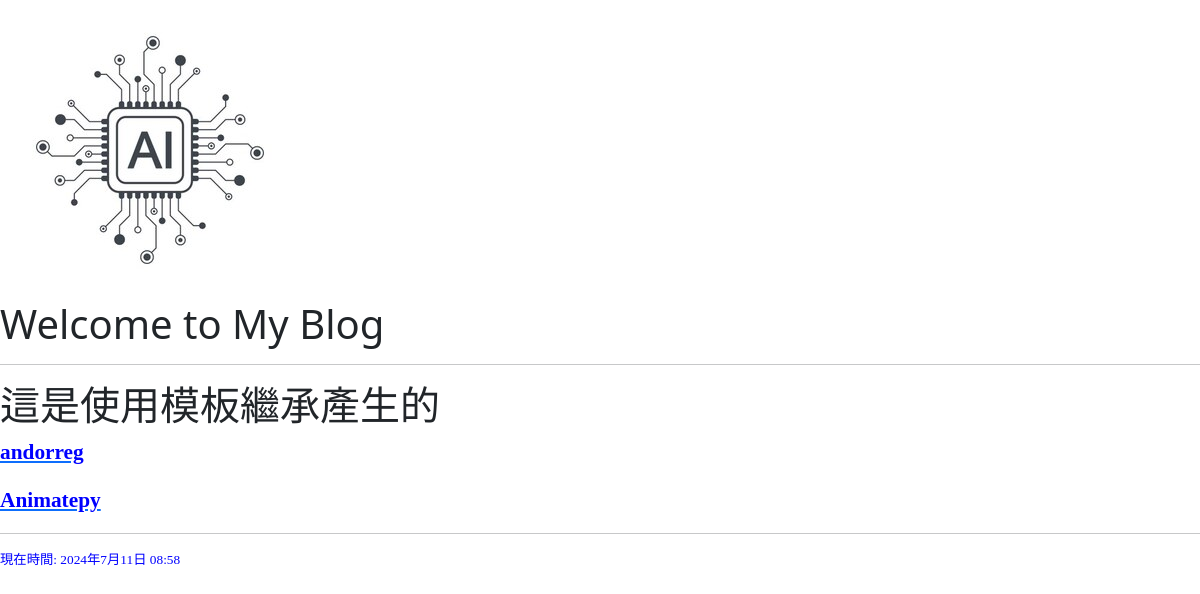
Before: / with the older database file.
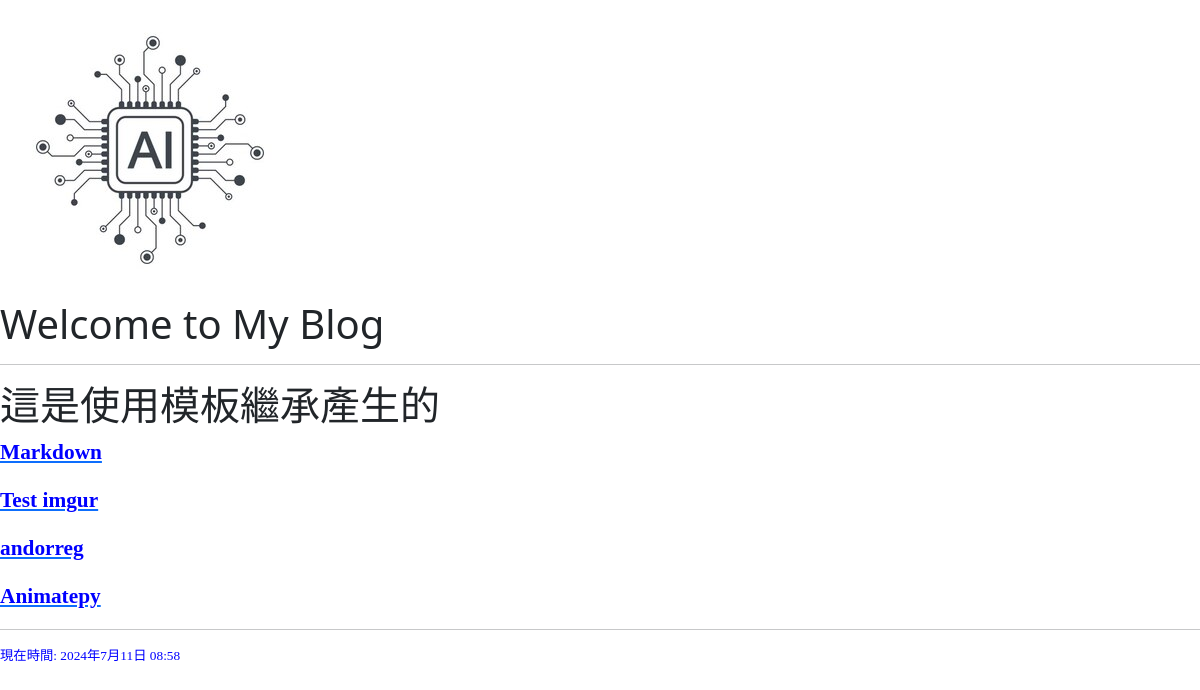
After: the same page with the newer database file.
### blog_spot/models.py (models this page shows, shortened)
class Post(models.Model):
    title = models.CharField(max_length=200)
    slug = models.CharField(max_length= 200)
    content = models.TextField()
    pub_date = models.DateTimeField(auto_now_add=True)
    class Meta:
        ordering = ['-pub_date']

### blog_spot/views.py (the view)
# urls.py: path('', index),
def index(requests):
    posts = Post.objects.all()
    now = datetime.now() # post.content
    return render(requests, "pages/index.html", locals())

### templates/pages/index.html
{% extends "scaffolds/base.html" %}
{% block content %}
<h1> 這是使用模板繼承產生的 </h1>
{% for post in posts %}
    <a href="post/{{post.slug}}">
        <p class="post_title"> {{ post.title }}</p>
    </a>
{% endfor %}
{% endblock %}

Changed rows visible on the page:
added Post: title "Markdown"
added Post: title "Test imgur"
